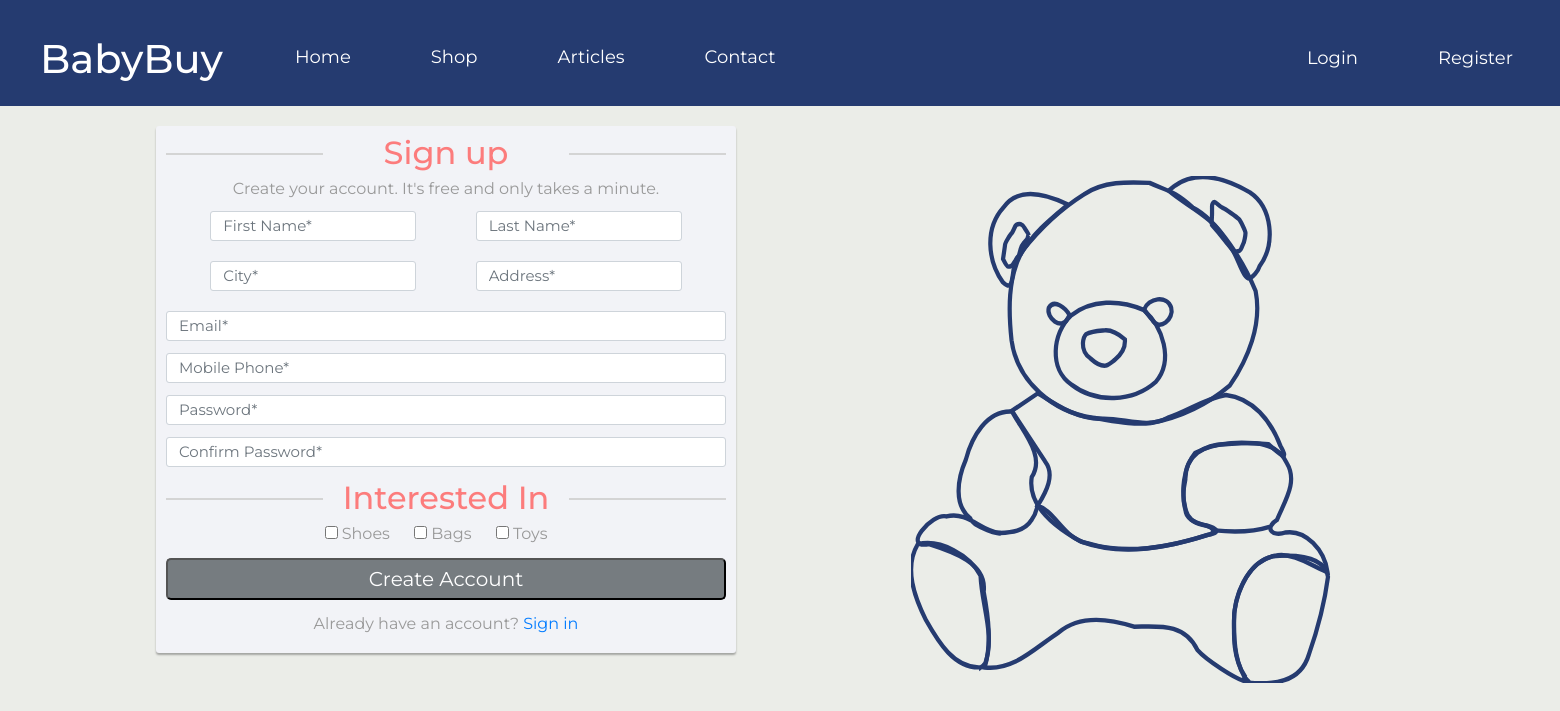
/register.php, run on an earlier commit of the app's database.
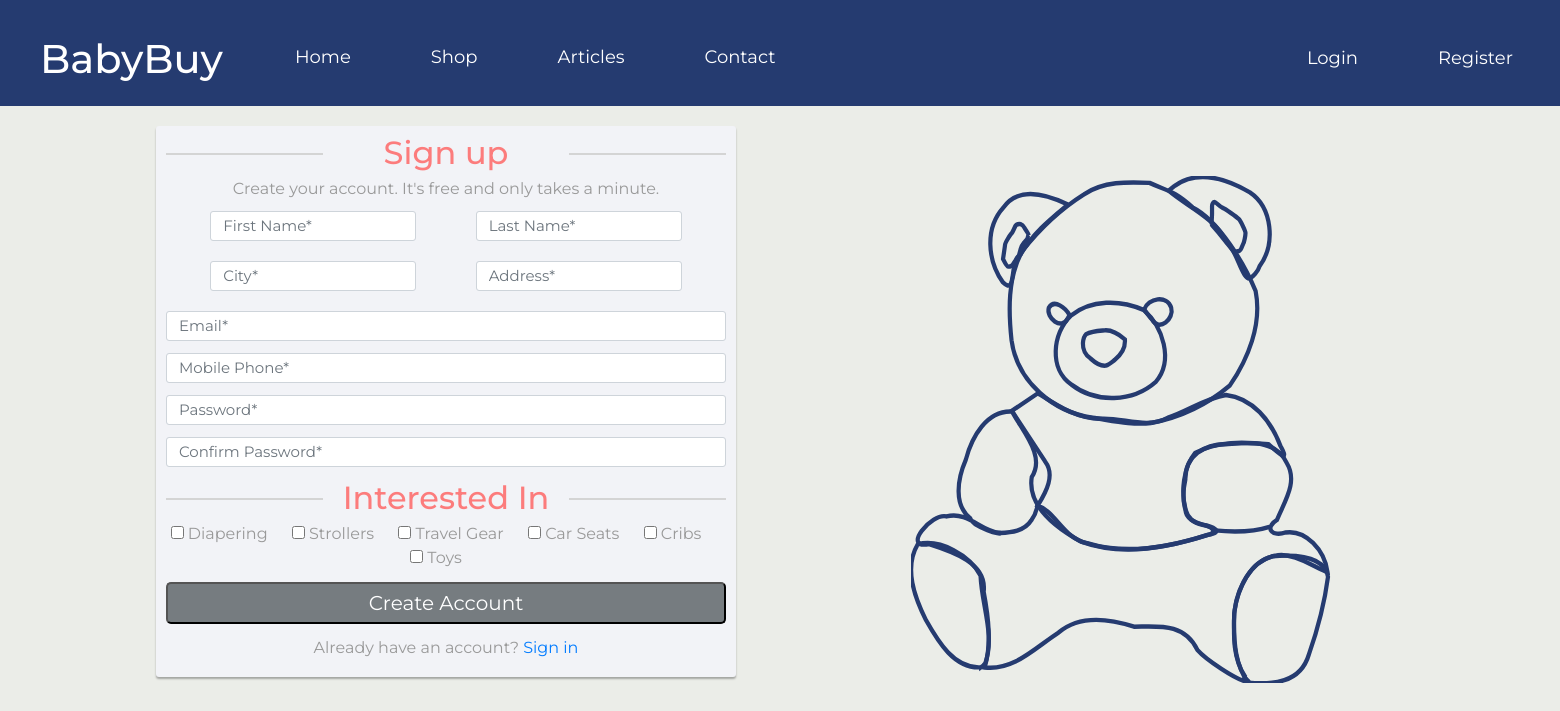
And on a later commit of the database.
### tables this page shows
CREATE TABLE IF NOT EXISTS `category` (
  `CategoryID` int NOT NULL AUTO_INCREMENT,
  `CategoryName` varchar(25) NOT NULL,
  PRIMARY KEY (`CategoryID`)
);

### DataBase/DB_Config.php (called while the page is built, shortened)
<?php
class Database{
    public $host    = DB_HOST;
    public $user    = DB_USER;
    public $pass    = DB_PASS;
    public $dbname  = DB_NAME;
    public $link;
    private function connectDB(){
        $this->link = new mysqli($this->host,$this->user, $this->pass, $this->dbname);
        }
     public function select($query){
        $result = $this->link->query($query) or die ($this->link->error.__LINE__);
        if($result->num_rows > 0){
            return $result;
            } else {
                return false;
            }
         }
}
?>

### classes/Category.php (called while the page is built, shortened)
<?php
    $filepath = realpath(dirname(__FILE__));
    require_once ($filepath.'/../DataBase/DB_Config.php');
 ?>
<?php
class Category{
    private $db;
  public function __construct(){
      $this->db = new Database();
  }
  public function getAllCategories(){
      $query = "SELECT * FROM category ORDER BY CategoryID DESC";
      $result = $this->db->select($query);
      return $result;
  }
}
?>

### register.php (the view, shortened to what this page needs)
<?php require_once 'includes/navTop.php'; ?>
<?php
    require_once 'classes/Category.php';
    $category = new Category();
    $allCategories = $category->getAllCategories();
?>
<!DOCTYPE html>
<html lang="en">
<head>
<link rel="stylesheet" href="https://maxcdn.bootstrapcdn.com/bootstrap/4.0.0/css/bootstrap.min.css">
<link rel="stylesheet" href="styleA/register.css">
</head>
<body>
<div class="signup-form">
    <form action="includes/register.inc.php" method="POST">
        <h2>Sign up</h2>
        <p class="hint-text">Create your account. It's free and only takes a minute.</p>
        <div class="form-group">
            <div class="row">
                <div class="col-xs-6"><input type="text" class="form-control" name="firstName" placeholder="First Name*"></div>
                <div class="col-xs-6"><input type="text" class="form-control" name="lastName" placeholder="Last Name*"></div>
            </div>
        </div>
        <div class="form-group">
            <div class="row">
                <div class="col-xs-6"><input type="text" class="form-control" name="city" placeholder="City*"></div>
                <div class="col-xs-6"><input type="text" class="form-control" name="address" placeholder="Address*"></div>
        </div>
        <div class="form-group">
            <input class="form-control" type="text" name="email" placeholder="Email*">
        </div>
        <div class="form-group">
            <input class="form-control" type="text" name="phone" placeholder="Mobile Phone*">
        </div>
        <div class="form-group">
            <input class="form-control" type="password" name="password" placeholder="Password*">
        </div>
        <div class="form-group">
            <input class="form-control" type="password" name="validatePassword" placeholder="Confirm Password*">
        </div>
        <h2>Interested In</h2>
        <div class="checkboxes">
        <?php
            if($allCategories){
                while ($row = $allCategories->fetch_assoc()) {
        ?>
            <input type="checkbox" name="categories[]" value="<?= $row['CategoryName'];?>"></input> <label class="checkbox-inline"><?= $row['CategoryName'];?></label>
        <?php } } ?>
        </div>
        <div class="form-group">
            <input class="create_account" type="submit" name="submit" value="Create Account">
        </div>
    </form>
    <div class="text-center">Already have an account? <a href="login.php">Sign in</a> </div>
</div>
<div class="teddy-bear">
</div>
</body>
</html>

What changed in the data, as far as the page shows it:
added category: CategoryName "Diapering"
added category: CategoryName "Strollers"
added category: CategoryName "Travel Gear"
changed category: CategoryName "Shoes" → "Car Seats"
changed category: CategoryName "Bags" → "Cribs"
